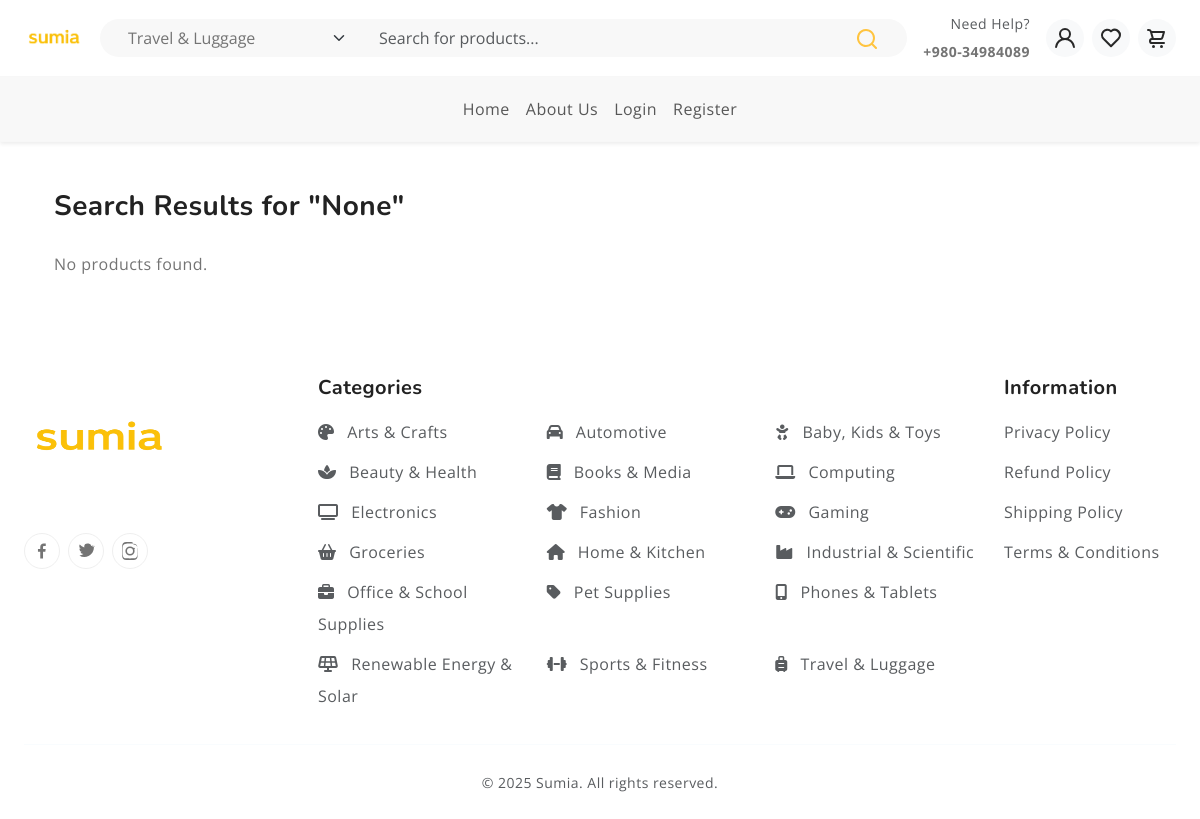
The app's page /search/ with its own data.
### pages/models.py (models this page shows, shortened)
class Category(models.Model):
    name = models.CharField(max_length=100, unique=True)
    slug = models.SlugField(max_length=100, unique=True, blank=True)
    parent = models.ForeignKey(
        'self',
        on_delete=models.SET_NULL,
        null=True,
        blank=True,
        related_name='subcategories'
    )
    description = models.TextField(blank=True)
    is_active = models.BooleanField(default=True)
    created_at = models.DateTimeField(auto_now_add=True)
    updated_at = models.DateTimeField(auto_now=True)
    icon = models.CharField(
        max_length=50,
        blank=True,
        null=True,
        help_text="Font Awesome 6 icon class (e.g., 'fa-solid fa-laptop'). Auto-assigned if empty."
    )
    class Meta:
        verbose_name_plural = 'Categories'
        ordering = ['name']
    CATEGORY_ICON_MAP = {
        'phones': 'fa-solid fa-mobile-alt', 'tablets': 'fa-solid fa-tablet-alt',
        'electronics': 'fa-solid fa-tv', 'computing': 'fa-solid fa-laptop',
        'laptops': 'fa-solid fa-laptop', 'desktops': 'fa-solid fa-desktop',
        'fashion': 'fa-solid fa-shirt', 'clothing': 'fa-solid fa-shirt',
        'shoes': 'fa-solid fa-shoe-prints', 'beauty': 'fa-solid fa-spa',
        'health': 'fa-solid fa-heart-pulse', 'home': 'fa-solid fa-house',
        'kitchen': 'fa-solid fa-blender', 'baby': 'fa-solid fa-baby',
        'kids': 'fa-solid fa-child', 'toys': 'fa-solid fa-robot',
        'sports': 'fa-solid fa-dumbbell', 'fitness': 'fa-solid fa-running',
        'automotive': 'fa-solid fa-car', 'motorcycles': 'fa-solid fa-motorcycle',
        'books': 'fa-solid fa-book', 'media': 'fa-solid fa-compact-disc',
        'gaming': 'fa-solid fa-gamepad', 'groceries': 'fa-solid fa-basket-shopping',
        'food': 'fa-solid fa-apple-whole', 'office': 'fa-solid fa-briefcase',
        'school': 'fa-solid fa-pencil-alt', 'arts': 'fa-solid fa-palette',
        'crafts': 'fa-solid fa-scissors', 'travel': 'fa-solid fa-suitcase-rolling',
        'luggage': 'fa-solid fa-suitcase', 'pets': 'fa-solid fa-paw',
        'industrial': 'fa-solid fa-industry', 'scientific': 'fa-solid fa-flask',
        'renewable': 'fa-solid fa-solar-panel', 'solar': 'fa-solid fa-sun',
        'power': 'fa-solid fa-bolt', 'smartphones': 'fa-solid fa-mobile-alt',
        'tablets': 'fa-solid fa-tablet-alt', 'televisions': 'fa-solid fa-tv',
        'cameras': 'fa-solid fa-camera', 'printers': 'fa-solid fa-print',
        'fragrances': 'fa-solid fa-spray-can', 'skincare': 'fa-solid fa-face-mask',
        'cookware': 'fa-solid fa-utensils', 'appliances': 'fa-solid fa-fan',
        'diapers': 'fa-solid fa-baby-carriage', 'strollers': 'fa-solid fa-baby-carriage',
        'consoles': 'fa-solid fa-gamepad', 'stationery': 'fa-solid fa-pen-fancy',
        'suitcases': 'fa-solid fa-suitcase-rolling', 'dog food': 'fa-solid fa-dog',
        'cat food': 'fa-solid fa-cat', 'test instruments': 'fa-solid fa-microscope',
        'power tools': 'fa-solid fa-screwdriver-wrench', 'inverters': 'fa-solid fa-charging-station',
        'batteries': 'fa-solid fa-battery-full',
    }
    DEFAULT_ICON = 'fa-solid fa-tag' # Fallback icon

### pages/views.py (the view, shortened to what this page needs)
# urls.py: path('search/', search, name='search'),
def search(request):
    query = request.GET.get('q')
    products = Product.objects.none()
    category_id = request.GET.get('category', '') # This is the ID of the selected category
    top_level_categories = Category.objects.filter(parent__isnull=True).prefetch_related('subcategories')
    return render(request, 'search_results.html', {
        'query': query,
        'products': products,
        'top_level_categories': top_level_categories, # Pass for search form
        'selected_category_id': category_id, # Pass to pre-select dropdown
    })

### pages/context_processors.py (called while the page is built)
def categories_for_search(request):
    top_level_categories = Category.objects.filter(parent__isnull=True).prefetch_related('subcategories').order_by('name')
    return {
        'top_level_categories': top_level_categories
    }

### templates/search_results.html
{% extends "base.html" %}
{% load static %}
{% block content %}
<div class="container my-5">
  <h3 class="mb-4">Search Results for "{{ query }}"</h3>
  {% if products %}
    <div class="row row-cols-1 row-cols-sm-2 row-cols-md-3 g-4">
      {% for product in products %}
        <div class="col">
          <div class="card h-100 shadow-sm">
            {% if product.image %}
              <img src="{{ product.image.url }}" class="card-img-top" alt="{{ product.name }}">
            {% else %}
              <img src="{% static 'images/no-image.png' %}" class="card-img-top" alt="No image">
            {% endif %}
            <div class="card-body">
              <h5 class="card-title">{{ product.name }}</h5>
              <p class="card-text">{{ product.description|truncatechars:80 }}</p>
              <p class="text-muted small mb-1">
                <strong>Brand:</strong> {{ product.brand.name }} <br>
                <strong>Category:</strong> {{ product.category.name }}
              </p>
              {% if product.discount_price %}
                <div class="text-danger fw-bold">
                  ${{ product.discount_price }} <del class="text-muted">${{ product.price }}</del>
                </div>
              {% else %}
                <div class="fw-bold">${{ product.price }}</div>
              {% endif %}
              <a href="{% url 'product_detail' product.slug %}" class="btn btn-outline-primary mt-2">View</a>
            </div>
          </div>
        </div>
      {% endfor %}
    </div>
  {% else %}
    <p>No products found.</p>
  {% endif %}
</div>
{% endblock %}

### templates/base.html (shortened to what this page needs)
<!DOCTYPE html>
<html lang="en">
<head>
  {% load static %}
  <link rel="stylesheet" href="https://cdnjs.cloudflare.com/ajax/libs/font-awesome/6.5.2/css/all.min.css"
 />
  <link rel="stylesheet" href="https://cdn.jsdelivr.net/npm/swiper@9/swiper-bundle.min.css">
  <link href="https://cdn.jsdelivr.net/npm/bootstrap@5.3.0-alpha3/dist/css/bootstrap.min.css" rel="stylesheet"
>
  <link rel="stylesheet" type="text/css" href="{% static 'css/vendor.css' %}">
  <link rel="stylesheet" type="text/css" href="{% static 'style.css' %}">
</head>
<body>
<header class="sticky-top bg-white shadow-sm border-bottom">
  <div class="container-fluid py-2">
    <div class="row align-items-center g-3">
      <div class="col-auto">
        <a href="{% url 'home' %}">
          <img src="{% static 'images/sumia.png' %}" alt="Sumia Logo" class="img-fluid" style="height: 60px;">
        </a>
      </div>
      <div class="col d-none d-lg-block">
        <form class="d-flex align-items-center bg-light rounded-pill px-3" action="{% url 'search' %}" method="GET">
          <select name="category" class="form-select border-0 bg-transparent w-auto me-2">
            {% for parent in top_level_categories %}
              <option value="{{ parent.id }}" {% if request.GET.category|add:'' == parent.id|add:'' %}selected{% endif %}>
                {{ parent.name }}
              </option>
            {% endfor %}
          </select>
          <input type="text" name="q" class="form-control border-0 bg-transparent"
                     placeholder="Search for products..." value="{{ request.GET.q|default:'' }}">
          <button type="submit" class="btn border-0 bg-transparent text-primary">
            <svg width="24" height="24"><use xlink:href="#search"></use></svg>
          </button>
        </form>
      </div>
      <div class="col-auto ms-auto d-flex align-items-center gap-3">
        <div class="d-none d-xl-block text-end small">
          <div class="text-muted">Need Help?</div>
          <div class="fw-bold">+980-34984089</div>
        </div>
        <ul class="list-unstyled d-flex m-0 gap-2 align-items-center">
          <li>
            <a href="{% if user.is_authenticated %}
                         {% if user.account_type == 'user' %}{% url 'user_dashboard' %}
                         {% elif user.account_type == 'vendor' %}{% url 'vendor_dashboard' %}
                         {% else %}{% url 'login' %}{% endif %}
                       {% else %}
                         {% url 'login' %}
                       {% endif %}"
               class="icon-btn">
              <svg width="24" height="24"><use xlink:href="#user"></use></svg>
            </a>
          </li>
          <li><a href="{% url 'wishlist' %}" class="icon-btn"><svg width="24" height="24"><use xlink:href="#heart"></use></svg></a></li>
          <li><a href="{% url 'cart' %}" class="icon-btn"><svg width="24" height="24"><use xlink:href="#cart"></use></svg></a></li>
        </ul>
      </div>
    </div>
  </div>
  <nav class="bg-light border-top">
    <div class="container">
      <div class="navbar navbar-expand-lg navbar-light">
        <div class="collapse navbar-collapse justify-content-center" id="mainNavbar">
          <ul class="navbar-nav mb-2 mb-lg-0">
            <li class="nav-item"><a href="{% url 'home' %}" class="nav-link">Home</a></li>
            <li class="nav-item"><a href="{% url 'about' %}" class="nav-link">About Us</a></li>
            {% if request.user.is_authenticated %}
              <li class="nav-item"><a href="{% if request.user.account_type == 'user' %}{% url 'user_dashboard' %}
                                             {% elif request.user.account_type == 'vendor' %}{% url 'vendor_dashboard' %}
                                             {% else %}{% url 'login' %}{% endif %}" class="nav-link">My Account</a></li>
              <li class="nav-item"><a href="{% url 'cart' %}" class="nav-link">Cart</a></li>
              <li class="nav-item"><a href="{% url 'wishlist' %}" class="nav-link">Wishlist</a></li>
              <li class="nav-item"><a href="{% url 'logout' %}" class="nav-link text-danger">Logout</a></li>
            {% else %}
              <li class="nav-item"><a href="{% url 'login' %}" class="nav-link">Login</a></li>
              <li class="nav-item"><a href="{% url 'register' %}" class="nav-link">Register</a></li>
            {% endif %}
          </ul>
        </div>
      </div>
    </div>
  </nav>
</header>
  {% block content %}
  {% endblock %}
<footer class="text-light pt-5 pb-4">
  <div class="container-fluid">
    <div class="row gy-4">
      <div class="col-lg-3 col-md-6">
                    <a href="{% url 'home' %}">
              <img src="{% static 'images/sumia.png' %}" style="width: 150px; height: 125px; margin-bottom: 2rem;" alt="logo"
                class="img-fluid">
            </a>
          <div class="d-flex gap-2">
          <a href="#" class="btn btn-outline-light rounded-circle p-2 d-flex align-items-center justify-content-center">
            <svg xmlns="http://www.w3.org/2000/svg" width="18" height="18" viewBox="0 0 24 24">
              <path fill="currentColor"
                d="M15.12 5.32H17V2.14A26.11 26.11 0 0 0 14.26 2c-2.72 0-4.58 1.66-4.58 4.7v2.62H6.61v3.56h3.07V22h3.68v-9.12h3.06l.46-3.56h-3.52V7.05c0-1.05.28-1.73 1.76-1.73Z" />
            </svg>
          </a>
          <a href="#" class="btn btn-outline-light rounded-circle p-2 d-flex align-items-center justify-content-center">
          </a>
          <a href="#" class="btn btn-outline-light rounded-circle p-2 d-flex align-items-center justify-content-center">
          </a>
        </div>
      </div>
      <div class="col-lg-7 col-md-12">
        <h5 class="fw-bold mb-3">Categories</h5>
        <div class="row">
          {% for parent in top_level_categories %}
          <div class="col-6 col-sm-4 mb-2">
            <a href="{% url 'category_detail' parent.slug %}" class="text-muted text-decoration-none">
              {% if parent.icon %}<i class="{{ parent.icon }} me-2"></i>{% endif %}
              {{ parent.name }}
            </a>
          </div>
          {% endfor %}
        </div>
      </div>
      <div class="" style="width: fit-content;">
        <div>
        <h5 class="fw-bold mb-3">Information</h5>
        <ul class="list-unstyled">
          <li><a href="#" class="text-muted text-decoration-none d-block mb-2">Privacy Policy</a></li>
          <li><a href="#" class="text-muted text-decoration-none d-block mb-2">Refund Policy</a></li>
          <li><a href="#" class="text-muted text-decoration-none d-block mb-2">Shipping Policy</a></li>
          <li><a href="#" class="text-muted text-decoration-none d-block mb-2">Terms & Conditions</a></li>
        </ul></div>
        </div>
    </div>
    <hr class="border-secondary my-4">
    <div class="text-center text-muted small">
      &copy; 2025 Sumia. All rights reserved.
    </div>
  </div>
</footer>
</body>
</html>

### authentications/static/style.css (style rules this page uses)
:root { --header-height : 160px; --header-height-min : 80px; }
:root { --accent-color : #FFC43F; --dark-color : #222222; --light-dark-color : #727272; --light-color : #fff; --grey-color : #dbdbdb; --light-grey-color : #fafafa; --primary-color : #6995B1; --light-primary-color : #eef1f3; }
:root { --body-font : "Open Sans", sans-serif; --heading-font : "Nunito", sans-serif; }
body { --bs-link-color: #333; --bs-link-hover-color:#333; --bs-link-color-rgb: 40,40,40; --bs-link-hover-color-rgb: 0,0,0; --bs-light-rgb: 248, 248, 248; --bs-font-sans-serif: "Open Sans", sans-serif; --bs-body-font-family: var(--bs-font-sans-serif); --bs-body-font-size: 1rem; --bs-body-font-weight: 400; --bs-body-line-height: 2; --bs-body-color: #747474; --bs-primary: #FFC43F; --bs-primary-rgb: 255, 196, 63; --bs-success: #a3be4c; --bs-success-rgb: 163, 190, 76; --bs-primary-bg-subtle: #FFF9EB; --bs-success-bg-subtle: #eef5e5; --bs-border-color: #F7F7F7; --bs-secondary-rgb: 230, 243, 251; --bs-danger: #ff0000; --bs-warning-rgb: 255, 249, 235; --bs-info: #0dcaf0; --bs-info-rgb: #0dcaf0; }
.btn-outline-light { --bs-btn-color: #747474; --bs-btn-border-color: #EFEFEF; --bs-btn-hover-color: #000; --bs-btn-hover-bg: #EFEFEF; --bs-btn-hover-border-color: #EFEFEF; --bs-btn-focus-shadow-rgb: 248,249,250; --bs-btn-active-color: #000; --bs-btn-active-bg: #EFEFEF; --bs-btn-active-border-color: #EFEFEF; --bs-btn-active-shadow: inset 0 3px 5px rgba(0, 0, 0, 0.125); --bs-btn-disabled-color: #EFEFEF; --bs-btn-disabled-bg: transparent; --bs-btn-disabled-border-color: #EFEFEF; --bs-gradient: none; }
body { letter-spacing: 0.03em; }
h1,h2,h3,h4,h5,h6 { font-family: var(--heading-font); color: var(--dark-color); font-weight: 700; }
.container, .container-fluid, .container-lg, .container-md, .container-sm, .container-xl, .container-xxl { --bs-gutter-x: 3rem; }
.container-fluid { max-width: 1600px; }

### templates/base.html (style rules this page uses)
.icon-btn { display: flex; align-items: center; justify-content: center; background: #f8f9fa; border-radius: 50%; width: 38px; height: 38px; transition: background 0.2s; }

### records on screen
Category: name "Arts & Crafts"
Category: name "Automotive"
Category: name "Baby, Kids & Toys"
Category: name "Beauty & Health"
Category: name "Books & Media"
Category: name "Computing"
Category: name "Electronics"
Category: name "Fashion"
Category: name "Gaming"
Category: name "Groceries"
Category: name "Home & Kitchen"
Category: name "Industrial & Scientific"
Category: name "Office & School Supplies"
Category: name "Pet Supplies"
Category: name "Phones & Tablets"
Category: name "Renewable Energy & Solar"
Category: name "Sports & Fitness"
Category: name "Travel & Luggage"

### other values on screen
{{ query }} "None"
form field category "Travel & Luggage"
